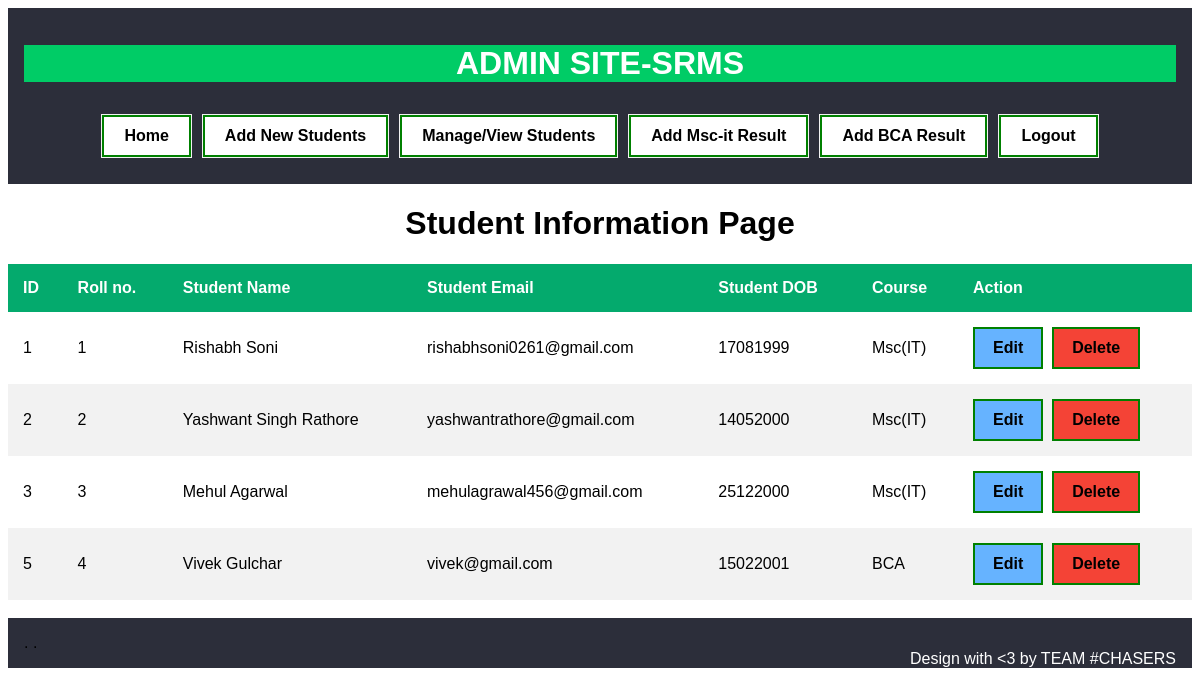
The page /admin/view_student.php on the database its author committed.
### tables this page shows
CREATE TABLE IF NOT EXISTS `tblstudent` (
  `stud_id` int(11) NOT NULL AUTO_INCREMENT,
  `stud_name` varchar(30) NOT NULL,
  `stud_email` varchar(50) NOT NULL,
  `stud_dob` int(10) NOT NULL,
  `stud_rollno` int(10) NOT NULL,
  `stud_course` varchar(50) NOT NULL,
  PRIMARY KEY (`stud_id`)
);

CREATE TABLE IF NOT EXISTS `tblcourse` (
  `cid` int(11) NOT NULL AUTO_INCREMENT,
  `cname` varchar(30) NOT NULL,
  PRIMARY KEY (`cid`)
);

### admin/view_student.php (the view, shortened to what this page needs)
<?php
include 'config.php';
$sql="SELECT * FROM tblstudent JOIN tblcourse WHERE tblstudent.stud_course = tblcourse.cid";
$result=mysqli_query($conn,$sql) or die("Query Unsuccessful......");
?>
<html>
<head>
	<link rel="stylesheet" type="text/css" href="css/login.css">
	<link rel="stylesheet" type="text/css" href="css/header.css">
</head>
<body>
	<?php include 'header.php'?>
	<div >
	<?php
		if(mysqli_num_rows($result) > 0)
		{
	?>
	<table style="border-collapse: collapse;width: 100%;">
		<center><caption><h1>Student Information Page</h1></caption></center>
	 	<tr>
			<th style="text-align: left; padding: 15px; background-color: #04AA6D; color: white;">ID</th>
			<th style="text-align: left; padding: 15px; background-color: #04AA6D; color: white;">Roll no.</th>
			<th style="text-align: left; padding: 15px; background-color: #04AA6D; color: white;">Student Name</th>
			<th style="text-align: left; padding: 15px; background-color: #04AA6D; color: white;">Student Email</th>
			<th style="text-align: left; padding: 15px; background-color: #04AA6D; color: white;">Student DOB</th>
			<th style="text-align: left; padding: 15px; background-color: #04AA6D; color: white;">Course</th>
			<th style="text-align: left; padding: 15px; background-color: #04AA6D; color: white;">Action</th>
		</tr>
		<?php
			while ($row = mysqli_fetch_assoc($result)) {
		?>
		<tr>
			<td style="text-align: left; padding: 15px;"><?php echo $row['stud_id']; ?></td>
			<td style="text-align: left; padding: 15px;"><?php echo $row['stud_rollno']; ?></td>
			<td style="text-align: left; padding: 15px;"><?php echo $row['stud_name']; ?></td>
			<td style="text-align: left; padding: 15px;"><?php echo $row['stud_email']; ?></td>
			<td style="text-align: left; padding: 15px;"><?php echo $row['stud_dob']; ?></td>
			<td style="text-align: left; padding: 15px;"><?php echo $row['cname']; ?></td>
			<td style="text-align: left; padding: 15px;"><a href="edit_student.php?id=<?php echo $row['stud_id']; ?>" class="editbtn" style="width: auto; padding: 10px 18px; background-color: #66b3ff;" onclick="return confirm('Are you Sure to Edit <?php echo $row['stud_id']; ?>')"><b>Edit</b></a>&nbsp&nbsp<a href="delete_student.php?id=<?php echo $row['stud_id']; ?>" class="cancelbtn" style="width: auto; padding: 10px 18px; background-color: #f44336;" onclick="return confirm('Are you Sure to Delete <?php echo $row['stud_id']; ?>')"><b>Delete</b></a></td>
		</tr>
		<?php }?>
	</table>
	<?php
		}else
		{
			echo "<h2>No Record Found</h2>";
		}
	?>
	</div>
	<div>&nbsp<br></div>
	<?php include 'footer.php'?>
</body>
</html>

### admin/header.php
<div class="container" style="background-color:#2c2e3a">
	<table align="center" cellspacing="10">
		<center><h1 style="color: white; background: #00cc66;">ADMIN SITE-SRMS</h1></center>
		<tr>
			<th><a href="home.php" >Home</a></th>
			<th><a href="add_student.php" >Add New Students</a></th>
			<th><a href="view_student.php" >Manage/View Students</a></th>
			<th><a href="add_msc_result.php" >Add Msc-it Result</a></th>
			<th><a href="add_bca_result.php" >Add BCA Result</a></th>
			<th><a href="logout.php" class="cancelbtn" onclick="return confirm('Are you Sure to Logout')" >Logout</a></th>
		</tr>
	</table>
</div>

### admin/footer.php
<div class="container" style="background-color: #2c2e3a">
    <label>.</label>
    <label>.</label>
    <span class="psw" style="color: white;">Design with <3 by <a>TEAM #CHASERS</a></span>
  </div>

### admin/css/login.css (style rules this page uses)
body { font-family: Arial, Helvetica, sans-serif; }
.cancelbtn { width: auto; padding: 10px 18px; background-color: #f44336; }
.editbtn { width: auto; padding: 10px 18px; background-color: #4da6ff; }
.container { padding: 16px; }
span.psw { float: right; padding-top: 16px; }

### admin/css/header.css (style rules this page uses)
a:link, a:visited { background-color: white; color: black; border: 2px solid green; padding: 10px 20px; text-align: center; text-decoration: none; display: inline-block; }

### admin/view_student.php (style rules this page uses)
tr:nth-child(odd) { background-color: #f2f2f2 }

### rows shown on the page
tblstudent: stud_id "1", stud_rollno "1", stud_name "Rishabh Soni", stud_email "rishabhsoni0261@gmail.com", stud_dob "17081999", tblcourse.cname "Msc(IT)"
tblstudent: stud_id "2", stud_rollno "2", stud_name "Yashwant Singh Rathore", stud_email "yashwantrathore@gmail.com", stud_dob "14052000", tblcourse.cname "Msc(IT)"
tblstudent: stud_id "3", stud_rollno "3", stud_name "Mehul Agarwal", stud_email "mehulagrawal456@gmail.com", stud_dob "25122000", tblcourse.cname "Msc(IT)"
tblstudent: stud_id "5", stud_rollno "4", stud_name "Vivek Gulchar", stud_email "vivek@gmail.com", stud_dob "15022001", tblcourse.cname "BCA"
